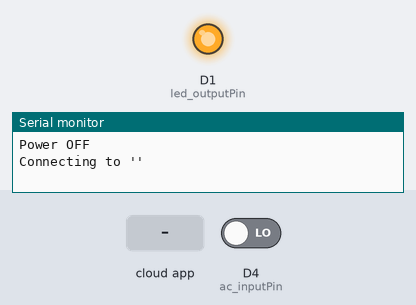
The sketch below on a simulated ESP8266 (Wemos D1 mini). On the bench: output pins drawn as LEDs (lit = HIGH), the last lines printed to the serial monitor. The test bench sets the inputs (shaded band); at power-on: D4 (ac_inputPin) LOW. WiFi joins after 1.5 s; servers stay silent unless stated; not simulated (calls return 0 or success): /Users/alex/credentials.h.

Above: at 1.2 s.
1.3 s: the phone or cloud app sets bedroom to 1
At 1.9 s:
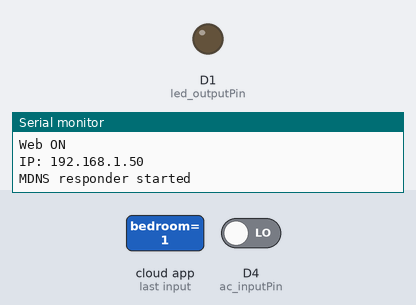
4.3 s: the phone or cloud app sets bedroom to 0
At 5.4 s:
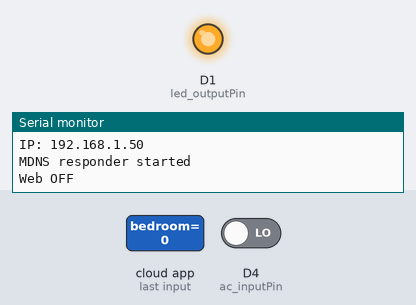
Timing chart, 0 to 7.3 s (numbered marks = the images above; inputs shaded):
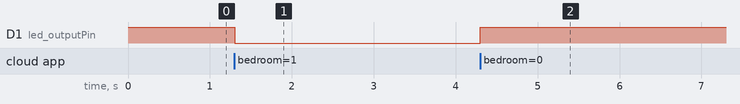

Measured:
- after the input at 1.3 s, D1 (led_outputPin): HIGH → LOW at once
- after the input at 4.3 s, D1 (led_outputPin): LOW → HIGH at once

The sketch:

rf_power_switch_extender.ino
```cpp
/*
  Example for receiving
  Wall switch RF extender. Plug MCU box to switching power outlet to control remote 433MHz RF relay

  Used Fairchild MCT6 Optocoupler

  $33Mhz RC control library
  https://github.com/sui77/rc-switch/
  Emulated Belkin WeMo devices that work with the Amazon Echo
  https://github.com/makermusings/fauxmo
  https://bitbucket.org/xoseperez/fauxmoESP

  https://github.com/me-no-dev/ESPAsyncTCP
  https://github.com/me-no-dev/ESPAsyncWebServer
*/
//#define ENABLE_WEB
#define ENABLE_WEMO

#include <ESP8266WiFi.h>
//#include <WiFiClient.h>
//#include <ESP8266WebServer.h>
#include <ESP8266mDNS.h>
#include <RCSwitch.h>
#include <ESPAsyncUDP.h>
#include <ESPAsyncTCP.h>
#ifdef ENABLE_WEMO
#include <fauxmoESP.h>            // Belkin WeMo/Amazon Alexa stuff
fauxmoESP fauxmo;
#endif

#if 1
#include "/Users/alex/credentials.h"
#else
#define WIFI_SSID "wifiAP"
#define WIFI_PASS "wifiPASSWORD"
#endif

#define RETRY_CONNECT 60
#define HOST_NAME "Alice-Room"
#define HOST_MDNS "alice-room"
#define HOST_DESC "Alice's bedroom"
#define WEMO_DEV "bedroom"

RCSwitch mySwitch = RCSwitch();

static const unsigned int etek_PulseLength = 192;
static const unsigned int etek_protocol = 1;
static const unsigned int etek_lengthBit = 24;
static const unsigned long etek_4_on  = 0x445D03;
static const unsigned long etek_4_off = 0x445D0C;
static const unsigned long etek_5_on  = 0x447503;
static const unsigned long etek_5_off = 0x44750C;

#define ac_inputPin   D4 //GPIO2 is D4 on WeMos D1 mini
#define led_outputPin D1 //GPIO5 is D1 on WeMos D1 mini
bool power_on = false;
int power_delayed = -1;

void power(bool on, const __FlashStringHelper *str = NULL, bool send_rf = true)
{
  power_on = on;
  digitalWrite(led_outputPin, !on);
  if (send_rf) {
    mySwitch.send(on?etek_5_on:etek_5_off, etek_lengthBit);
  }
  if (str)
    Serial.println(str);
}

bool AC_on = false;
long AC_millis = 0;
int  AC_periods = 0;
#define AC_periods_min 10
#define AC_timeout (1000*AC_periods_min/50)
uint32_t _millis = 0;

#ifdef ENABLE_WEB
AsyncWebServer server(80);
void setup_server()
{

static String webPage;
  webPage = "<h1>Welcome to "+HOST_DESC+" light control</h1>";
  webPage += "<p>Main light <a href=\"on\"><button background=\"olive\">ON</button></a>&nbsp;<a href=\"off\"><button>OFF</button></a></p>";

  MDNS.addService("http","tcp",80);

  server.on("/", HTTP_GET, [](AsyncWebServerRequest *request){
    request->send(200, "text/html", webPage);
  });
  server.on("/on", HTTP_GET, [](AsyncWebServerRequest *request){
    power_delayed = 1;
    request->send(200, "text/html", webPage);//request->send(200, "text/plain", String(ESP.getFreeHeap()));
  });
  server.on("/off", HTTP_GET, [](AsyncWebServerRequest *request){
    power_delayed = 0;
    request->send(200, "text/html", webPage);
  });
  server.begin();
}
#else
#define setup_server()
#endif
void setup() {
  WiFi.hostname(HOST_NAME);

  Serial.begin(115200);
  mySwitch.enableReceive(D3);  //D3->GPIO0 WeMos D1 Mini // Receiver on interrupt 0 => that is pin #2
  mySwitch.enableTransmit(D2); //D2->GPIO4 WeMos D1 Mini
  mySwitch.setProtocol(etek_protocol);
  mySwitch.setPulseLength(etek_PulseLength);
  mySwitch.setRepeatTransmit(3);

  pinMode(led_outputPin, OUTPUT);

  power(false, F("Power OFF"), false);
  setup_server();
  // Fauxmo
#ifdef ENABLE_WEMO
  fauxmo.addDevice(WEMO_DEV);
  fauxmo.onMessage([](unsigned char device_id, const char * device_name, bool state) {
    if (strcmp(device_name, WEMO_DEV) == 0)
      power_delayed = state?1:0;
    //power(state, state?F("WeMo ON"):F("WeMo OFF"), true);
    //Serial.printf("[MAIN] Device #%d (%s) state: %s\n", device_id, device_name, state ? "ON" : "OFF");
  });
#endif
  pinMode(ac_inputPin, INPUT);      // set pin as input
  attachInterrupt(ac_inputPin, []()
    {
      AC_millis = _millis;
      if (AC_periods<AC_periods_min)
        AC_periods++;
    }, RISING);
}

MDNSResponder mdns;

bool check_connection()
{
  static uint32_t timeout_millis = 0;
  int status = WiFi.status();
  if (status == WL_CONNECTED) {
    if (timeout_millis>0) {
      Serial.print("IP: ");
      Serial.println(WiFi.localIP());
      timeout_millis = 0;
      if (mdns.begin(HOST_MDNS, WiFi.localIP())) {
        Serial.println("MDNS responder started");
      }
    }
    return true;
  }
  if (timeout_millis) {
    if (_millis>timeout_millis) {
      timeout_millis = 0;
      //retry_millis = _millis+RETRY_CONNECT*1000;
      Serial.println(F("Retry"));
    }
    return false;
  }
  WiFi.disconnect();
  WiFi.begin(WIFI_SSID, WIFI_PASS);
  Serial.printf("Connecting to '%s'\n", WIFI_SSID);
  timeout_millis = _millis+RETRY_CONNECT*1000;
  return false;
}

void loop() {
  //while (1)
  {
    _millis = millis();
    if (check_connection()) {
    }
#ifdef ENABLE_WEMO
    fauxmo.handle();
#endif
    // process AC optocouple
    if (AC_on) {
      if (abs(_millis-AC_millis)>AC_timeout) {
        AC_periods = 0;
        AC_on = false;
        power(false, F("AC ON"), true);
      }
    } else {
      if (AC_periods>=AC_periods_min) {
        AC_on = true;
        power(true, F("AC OFF"), true);
      }
    }
    // process web requests
    if (power_delayed >= 0) {
      bool on = (power_delayed>0);
      power_delayed = -1;
      power(on, on?F("Web ON"):F("Web OFF"), true);
    }
    // process web requests
    if (mySwitch.available()) {
      unsigned long code    = mySwitch.getReceivedValue();
      unsigned int bits     = mySwitch.getReceivedBitlength();
      unsigned int delay    = mySwitch.getReceivedDelay();
      unsigned int protocol = mySwitch.getReceivedProtocol();
      mySwitch.resetAvailable();
      if (code == 0) {
        Serial.println(F("Unknown encoding."));
      } else if (etek_protocol==protocol &&
                 etek_lengthBit==bits &&
                 delay>etek_PulseLength*85/100 &&
                 delay<etek_PulseLength*115/100) {
        switch (code) {
        case etek_5_on:
          power(true, F("received ETEK code ON"), false);
          break;
        case etek_5_off:
          power(false, F("received ETEK code OFF"), false);
          break;
        default:
          Serial.printf("ETEK code Hex: 0x%lX Decimal: %ld\n", code, code);
        }
      } else {
        Serial.printf("Hex:0x%lX Decimal:%ld Bits:%d PulseLength: %duS Protocol:%d\n", code, code, bits, delay, protocol);
      }
    }
  }
}
```
